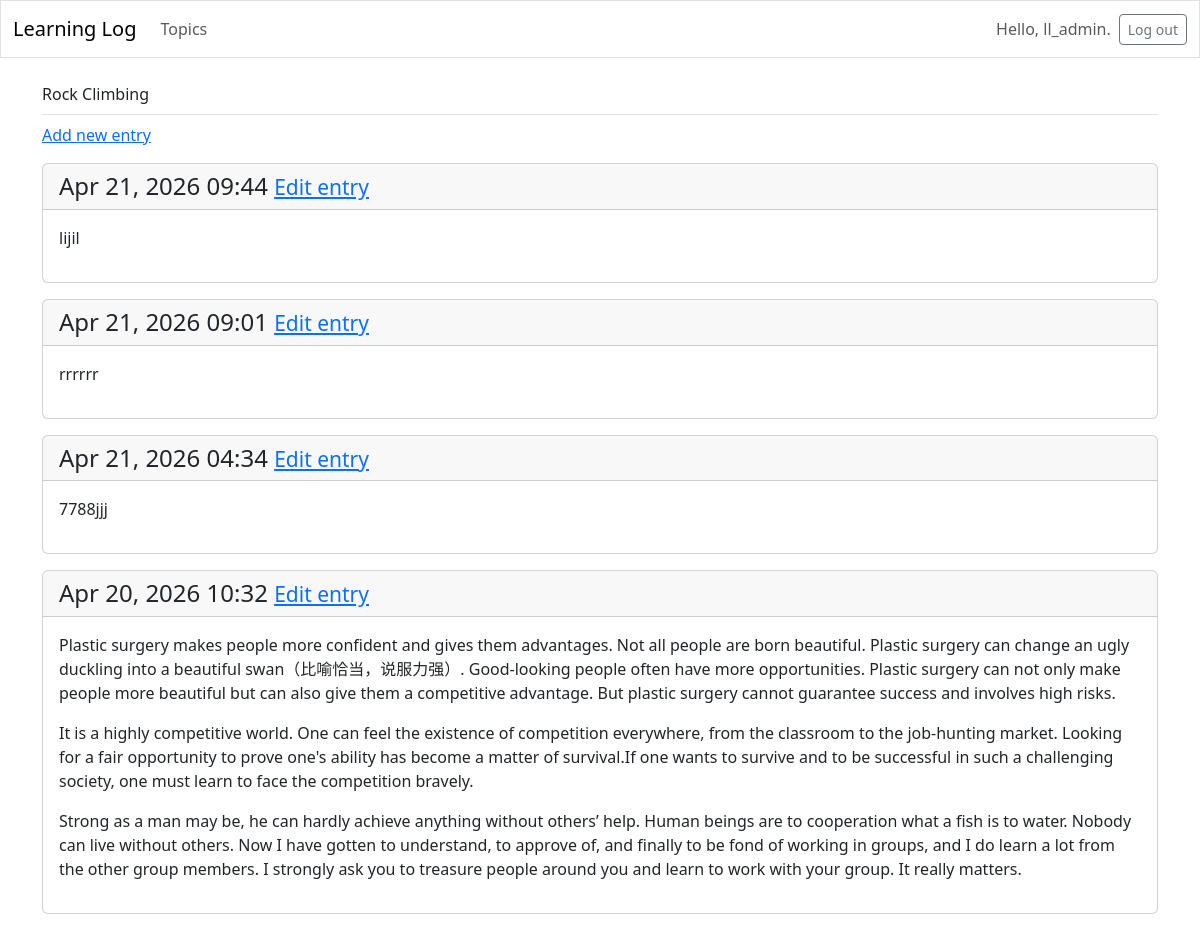
The page /topics/2/ (signed in) on the database its author committed.
### learning_logs/models.py (models this page shows, shortened)
class Topic(models.Model):
    text=models.CharField(max_length=200)
    date_added=models.DateTimeField(auto_now_add=True)
    owner = models.ForeignKey(User,on_delete=models.CASCADE)

class Entry(models.Model):
    topic=models.ForeignKey(Topic,on_delete=models.CASCADE)
    text=models.TextField()
    date_added=models.DateTimeField(auto_now_add=True)
    class Meta:
        verbose_name_plural = 'entries'

### learning_logs/views.py (the view)
# urls.py: path('topics/<int:topic_id>/',views.topic,name='topic'),
@login_required
def topic(request, topic_id):
    topic = Topic.objects.get(id=topic_id)
    if topic.owner != request.user:
        raise Http404()
    entries = topic.entry_set.order_by('-date_added')
    context = {'topic': topic, 'entries': entries}
    return render(request, 'learning_logs/topic.html', context)

### learning_logs/templates/learning_logs/topic.html
{% extends 'learning_logs/base.html' %}
{% block page_header %}
  <hi>{{topic.text}}</hi>
{% endblock page_header %}
{% block content %}
  <p>
    <a href="{% url 'learning_logs:new_entry' topic.id %}">Add new entry</a>
  </p>
  {% for entry in entries %}
    <div class="card mb-3">
      <h4 class="card-header">
        {{ entry.date_added|date:'M d, Y H:i' }}
        <small><a href="{% url 'learning_logs:edit_entry' entry.id %}">Edit entry</a></small>
      </h4>
      <div class="card-body">{{ entry.text|linebreaks }}</div>
    </div>
  {% empty %}
    <p>There are no entries for this topic yet.</p>
  {% endfor %}
{% endblock content %}

### learning_logs/templates/learning_logs/base.html (shortened to what this page needs)
<!DOCTYPE html>
<html lang="en">
<head>
  {% load django_bootstrap5 %}
  {% bootstrap_css %}
</head>
<body>
<nav class="navbar navbar-expand-md navbar-light mb-4 border">
  <div class="container-fluid">
    <a class="navbar-brand" href="{% url 'learning_logs:index' %}">Learning Log</a>
    <div class="collapse navbar-collapse" id="navbarCollapse">
      <ul class="navbar-nav me-auto mb-2 mb-md-0">
        <li class="nav-item">
          <a class="nav-link" href="{% url 'learning_logs:topics' %}">Topics</a></li>
      </ul>
      <ul class="navbar-nav ms-auto mb-2 mb-md-0">
        {% if user.is_authenticated %}
          <li class="nav-item">
            <span class="navbar-text me-2" >Hello, {{ user.username }}.</span></li>
        {% else %}
          <li class="nav-item">
            <a class="nav-link" href="{% url 'accounts:register' %}">Register</a></li>
          <li class="nav-item">
            <a class="nav-link" href="{% url 'accounts:login' %}">Login</a></li>
        {% endif %}
      </ul>
      {% if user.is_authenticated %}
        <form action="{% url 'accounts:logout' %}" method="post">
          <button name="submit" class="btn btn-outline-secondary btn-sm">Log out</button>
        </form>
      {% endif %}
    </div>
  </div>
</nav>
<main class="container">
  <div class="pb-2 mb-2 border-bottom">
    {% block page_header %}{% endblock page_header %}
  </div>
  <div>
    {% block content %}{% endblock %}
  </div>
</main>
</body>
</html>

### rows shown on the page
Topic: text "Rock Climbing"
Entry: date_added "Apr 21, 2026 09:44", text "lijil"
Entry: date_added "Apr 21, 2026 09:01", text "rrrrrr"
Entry: date_added "Apr 21, 2026 04:34", text "7788jjj"
Entry: date_added "Apr 20, 2026 10:32", text "Plastic surgery makes people more confident and gives them advantages. Not all people are born beautiful. Plastic surgery can change an ugly duckling into a beautiful swan（比喻恰当，说服力强）. Good-looking people often have more opportunities. Plastic surgery can not only make people more beautiful but can also give them a competitive advantage. But plastic surgery cannot guarantee success and involves high risks. It is a highly competitive world. One can feel the existence of competition everywhere, from the classroom to the job-hunting market. Looking for a fair opportunity to prove one's ability has become a matter of survival.If one wants to survive and to be successful in such a challenging…"

### other values the page prints
{{ user.username }} "ll_admin"
